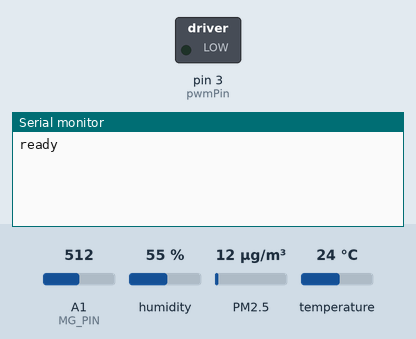
Simulated run of this sketch. Board: Arduino Uno, built with avr-gcc and run on an emulated ATmega328P. Shown: switched loads named in the sketch (green lamp = pin HIGH), the last lines printed to the serial monitor. Wiring (inferred from the names in the program): dust sensor: data pin 12. Inputs (shaded band) come from the test bench; at power-on: A1 (MG_PIN) = 512, humidity 55 %, PM2.5 12 µg/m³, temperature 24 °C.

Above: at 1.2 s.
1.3 s: A1 (MG_PIN) set to 466
At 3.2 s:
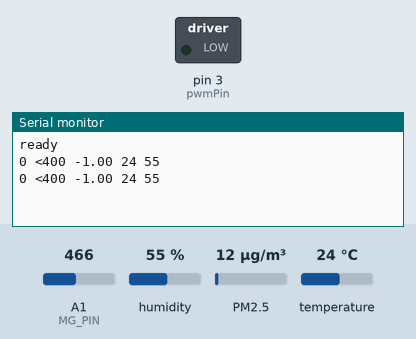
4.3 s: A1 (MG_PIN) set to 434
At 6.6 s:
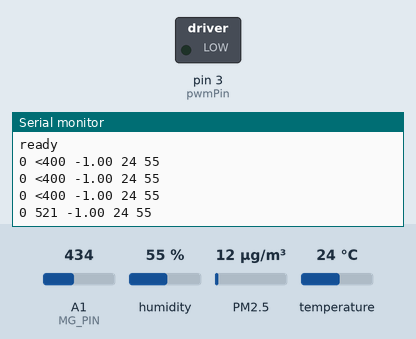

Measured:
- the behaviour switches between 450 and 449 on A1 (MG_PIN) (found by bisection; images 1 and 2)
- after the input at 4.3 s, the serial monitor: prints a new line after 1.4 s (image 2)

The sketch:

air_purifier.ino
```cpp
#include <string.h>
#include <DHT.h>
#include <SoftwareSerial.h>
#include <Wire.h>

/**** 핀 안내 ****/
/*
 * *************** 미세먼지 센서 선 연결 방법(왼쪽부터) ********************
 * { 1: 쓸데없음(우리가 자른 선), 2(PM10): 디지털 12번 핀, 3: 5V 핀, 4(PM25): 사용 안함(만약 측정값이 이상한 경우 2번 선 대신 이 선을 디지털 12번에 꽂아도 좋음), 5: GND 핀 }
 * ************** CO2 NDIR 센서 연결 방법(기판 오른쪽 핀 안내 참조) ******************
 *  { T: 아날로그 4번 핀, R: 아날로그 5번 핀, V+: 5V 핀, V-: GND 핀 }
 *  ************* CO2 화학식 센서 연결 방법 *******************
 *  { 빨간 선: 5V 핀, 검은 선: GND 핀, 파란 선: 아날로그 1번 핀 }
 *  ************* 온습도 센서 연결 방법 ***************
 *  { 빨간 선: 5V 핀, 검은 선: GND 핀, 고동색 선: 디지털 11번 핀 }
 *
 *  ************* LCD 쉴드 **********
 *  LCD 쉴드에 연결되어 있는 선을 아두이노위에 얹는다고 가정할 때 정확히 일치하는 곳에 연결하면 됨.
 *
 *  ************* 절대 건드리지 말아야 할 핀!! ********
 *  아날로그 3번 핀 - 모터 쉴드용
 *  디지털 2번 핀 - 모터 쉴드용
 */
#define DHTPIN 11 // DHT sensor pin(Digital 11)
#define         MG_PIN                       (A1)     //define which analog input channel you are going to use for co2 chemical sensor
SoftwareSerial mySerial(A4, A5); // NDIR SENSOR PINS(TX, RX)
#define MD_PIN 12 //Microdust sensor pin(Digital 12)


/******************************** Humidity and Temperature sensor *****************************/

#define DHTTYPE DHT11
DHT dht(DHTPIN, DHTTYPE);
int temp = 0;
int humid = 0;

/********************* CO2 Sensor (Chemical Way) **********************/
/************************Hardware Related Macros************************************/
#define         BOOL_PIN                     (13)
#define         DC_GAIN                      (8.5)   //define the DC gain of amplifier

/***********************Software Related Macros************************************/
#define         READ_SAMPLE_INTERVAL         (50)    //define how many samples you are going to take in normal operation
#define         READ_SAMPLE_TIMES            (5)     //define the time interval(in milisecond) between each samples in
//normal operation

/**********************Application Related Macros**********************************/
//These two values differ from sensor to sensor. user should derermine this value.
#define         ZERO_POINT_VOLTAGE           (0.258) // CO2 센서 보정 시 입력해야 하는 부분(자세한 내용은 아래 참조)
#define         REACTION_VOLTGAE             (0.030) //define the voltage drop of the sensor when move the sensor from air into 1000ppm CO2

/*****************************Globals***********************************************/
float           CO2Curve[3]  =  {2.602, ZERO_POINT_VOLTAGE, (REACTION_VOLTGAE / (2.602 - 3))};
int percentage;
float volts;

/********************** CO2 Sensor (Chemical Way) END **********************/

/*********************************** CO2 SENSOR(NDIR) WAY) ******************************/
byte cmd[9] = {0xFF,0x01,0x86,0x00,0x00,0x00,0x00,0x00,0x79};
char response[9];
String ppmString = " ";


/******************************** MICRODUST SENSOR **************************************/
unsigned long duration;  //지속시간
unsigned long starttime; //시작시간
unsigned long curtime;   //종료시간
unsigned long sampletime_ms = 30000; // 30초 = 먼지 측정 주기(간격)-조정하세요 ; (1초=1000으로 설정)
unsigned long lowpulseoccupancy = 0; //지속시간 누적
float ratio = 0;
float concentration = 0; // using spec sheet curve
float pcsPerCF = 0;  //입자당 CF를 0으로 초기화
float ugm3 = 0;  //세제곱미터(큐빅 미터)당 마이크로 그램(㎍/㎥)
int i = 0;
int dht_sw = 0;
int air_sw = 0;
// Motor Shield
int pwmPin = 3; // Analog Pin 3
int dirPin = 2; //Digital Pin 2

static int iSpeed = 0;
static int iAcc = 5;


/**** DELAYED LOOP SETTINGS ****/
#define LCD_UPDATE_TIMES 250
#define CO2_NDIR_UPDATE_TIMES 5000
#define CO2_CHEM_UPDATE_TIMES 500
#define DHT_UPDATE_TIMES 1000
int last_lcd_update = 0;
int last_co2_ndir_update = 0;
int last_co2_chem_update = 0;
int last_dht_update = 0;

/**** Serial Connection Input Settings ****/
#define INPUT_SIZE 30

void setup() {
  Serial.begin(9600);
  /**** Motor Reset ****/
  analogWrite(pwmPin, 0);
  digitalWrite(dirPin, LOW);
  /**** CO2 Sensor(Chem) Register ****/
  pinMode(BOOL_PIN, INPUT);                        //set pin to input
  digitalWrite(BOOL_PIN, HIGH);                    //turn on pullup resistors
  /**** CO2 Sensor(NDIR) Register ****/
  mySerial.begin(9600);
  /**** Microdust Sensor Register ****/
  pinMode(3, INPUT);
  starttime = millis();
  last_lcd_update = millis() - LCD_UPDATE_TIMES;
  last_co2_ndir_update = millis() - CO2_NDIR_UPDATE_TIMES;
  last_co2_chem_update = millis() - CO2_CHEM_UPDATE_TIMES;
  last_dht_update = millis() - DHT_UPDATE_TIMES;
  /**** LCD Register ****/
  Serial.println("ready");
}

void loop() {
  /** Collect Microdust samples and control motor by settings ***/
  collectSamples();
  /*
   * TIMED LOOPS
   */
  if((millis() - last_lcd_update) >= LCD_UPDATE_TIMES) {
    if (iSpeed >= 0) {
      analogWrite(pwmPin, iSpeed);
      digitalWrite(dirPin, LOW);
    } else {
      analogWrite(pwmPin, -iSpeed);
      digitalWrite(dirPin, HIGH);
    }
  }
  if((millis() - last_co2_chem_update) >= CO2_CHEM_UPDATE_TIMES) {
    volts = MGRead(MG_PIN);
    percentage = MGGetPercentage(volts, CO2Curve);
    //Serial.print("Current Chem Sensor Volt:");
    //Serial.print(volts);
    //Serial.print("V");
    //Serial.print("\n");
    last_co2_chem_update = millis();
  }
  if((millis() - last_co2_ndir_update) >= CO2_NDIR_UPDATE_TIMES) {
    mySerial.write(cmd, 9);
    mySerial.readBytes(response, 9);
    int responseHigh = (int) response[2];
    int responseLow = (int) response[3];
    int ppm = (256*responseHigh)+responseLow;
    ppmString = String(ppm);
    /*
    for(int x=0;x<9;x++)
    {
      Serial.print((int)response[x], HEX);
      Serial.print(" ");
    }
    Serial.print("\n");
    //Serial.println((int)response, HEX);

    Serial.println("High:" + (String)responseHigh + " Low:" + (String)responseLow);
    Serial.print("PPM ");
    Serial.println(ppm);
    Serial.println("-----------------------------------");
    */
  }
  if((millis() - last_dht_update) >= DHT_UPDATE_TIMES) {
    temp = dht.readTemperature();
    humid = dht.readHumidity();
    /* Send Infomations */
    Serial.print(getNDIRPPM());
    Serial.print(" ");
    Serial.print(getChemPPM());
    Serial.print(" ");
    Serial.print(getDustInfo());
    Serial.print(" ");
    Serial.print(temp);
    Serial.print(" ");
    Serial.print(humid);
    Serial.print("\n");
  }
  /*
   * SERIAL CONNECTION
   */
   while(Serial.available() > 0) {
    String command = Serial.readStringUntil(' ');
    String data = Serial.readStringUntil('\n');
    /*
    Serial.print(command);
    Serial.print(" ");
    Serial.print(data);
    Serial.print("\n");
    */
    if(command == "setmotorspeed") {
      int serialSpeed = data.toInt();
      if(serialSpeed > 255 || serialSpeed < 0) {
        Serial.println("false");
      } else {
        iSpeed = serialSpeed;
        Serial.println("true");
      }
    }
   }
}
/**** MOTOR RELATED FUNCTIONS ****/

void controlMotor(int level) {
  iSpeed += level;
  if(iSpeed >= 255) {
    iSpeed = 255;
  } else if(iSpeed < 0) {
    iSpeed = 0;
  }
}


/**** CO2 SENSOR(CHEM) RELATED FUNCTIONS ****/

String getChemPPM() {
  if (percentage == -1) {
    return "<400";
  } else {
    return String(percentage);
  }
}

/*****************************  MGRead *********************************************
  Input:   mg_pin - analog channel
  Output:  output of SEN-000007
  Remarks: This function reads the output of SEN-000007
************************************************************************************/
float MGRead(int mg_pin)
{
  int i;
  float v = 0;

  for (i = 0; i < READ_SAMPLE_TIMES; i++) {
    v += analogRead(mg_pin);
    delay(READ_SAMPLE_INTERVAL);
  }
  v = (v / READ_SAMPLE_TIMES) * 5 / 1024 ;
  return v;
}

/*****************************  MQGetPercentage **********************************
  Input:   volts   - SEN-000007 output measured in volts
         pcurve  - pointer to the curve of the target gas
  Output:  ppm of the target gas
  Remarks: By using the slope and a point of the line. The x(logarithmic value of ppm)
         of the line could be derived if y(MG-811 output) is provided. As it is a
         logarithmic coordinate, power of 10 is used to convert the result to non-logarithmic
         value.
************************************************************************************/
int  MGGetPercentage(float volts, float *pcurve)
{
  if ((volts / DC_GAIN ) >= ZERO_POINT_VOLTAGE) {
    return -1;
  } else {
    return pow(10, ((volts / DC_GAIN) - pcurve[1]) / pcurve[2] + pcurve[0]);
  }
}

/**** CO2 SENSOR(NDIR) RELATED FUNCTIONS ****/
String getNDIRPPM() {
  return ppmString;
}

/************************************ MICRODUST SENSOR RELATED FUNCTIONS ****************************/

void collectSamples() {
  duration = pulseIn(MD_PIN, LOW);
  lowpulseoccupancy = lowpulseoccupancy + duration;
  curtime = millis(); //아두이노 내부, 현재 시간;
  if ((curtime - starttime) >= sampletime_ms) //대기시간 > = 30s
  {
    ratio = lowpulseoccupancy / (sampletime_ms * 10.0);  // // 비율 정수값 0=>100
// concentration = 미세먼지 센서 제조사에서 출력하는 값
    concentration = 1.1 * pow(ratio, 3) - 3.8 * pow(ratio, 2) + 520 * ratio + 0.62; // using spec sheet curve
    pcsPerCF = concentration * 100;  // 입자 농도에 100을 곱하면 입자당 CF값
// org    ugm3 = pcsPerCF / 13000;  //입자당 CF를 나누면 세제곱미터당 마이크로그램 미세먼지 값
    ugm3 = pcsPerCF / 1300;  //입자당 CF를 1300으로 미세먼지 값

    // Serial.print("duration:");
    // Serial.print(duration);
    // Serial.print(" / ");
    // Serial.print("ugm3:");
    // Serial.print(ugm3);
    // Serial.print(" / ");
    // Serial.print("lowpulseoccupancy:");
    // Serial.print(lowpulseoccupancy);
    // Serial.print(" / ");
    // Serial.print("ratio:");
    // Serial.print(ratio);
    // Serial.print(" / ");
    // Serial.print("concentration:");
    // Serial.print(concentration);
    // Serial.print(" / ");
    // Serial.print(" pcs/0.01cf:");
    // Serial.println(pcsPerCF);
    // Serial.println("\n");
    // Serial.print("f-concentration:");
    // Serial.println(float(concentration/500));
    lowpulseoccupancy = 0;
    starttime = millis();
  }
}

float getDustInfo() {
  if(concentration == 0) {
    return -1;
  } else {
    return ugm3;
  }
}
```
